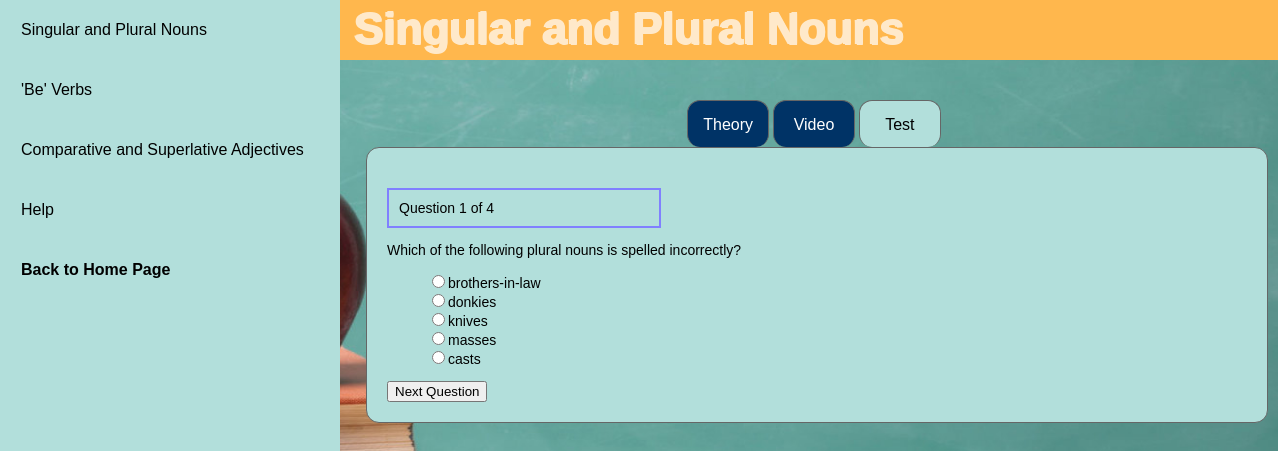
/VolumeOne/singular_plural_nouns_test.php?n=1, run on the app's committed database.
### tables this page shows
CREATE TABLE `questions` (
  `question_number` int(10) NOT NULL,
  `text` text NOT NULL,
  `category` varchar(60) NOT NULL
);

CREATE TABLE `choices` (
  `id` int(10) NOT NULL,
  `question_number` int(10) NOT NULL,
  `is_correct` tinyint(1) NOT NULL DEFAULT '0',
  `text` text NOT NULL
);

### VolumeOne/singular_plural_nouns_test.php (the view, shortened to what this page needs)
<?php include('server.php'); ?>
<?php
	$number = (int) $_GET['n'];
	$query = "SELECT * FROM questions WHERE category = 'singular_plural'";
	$results = $db->query($query) or die($db->error.__LINE__);
	$total = $results->num_rows;
	$query = "SELECT * FROM questions WHERE question_number = $number AND category = 'singular_plural'";
	$result = $db->query($query) or die($db->error.__LINE__);
	$question = $result->fetch_assoc();
	$query = "SELECT * FROM choices WHERE question_number = $number";
	$choices = $db->query($query) or die($db->error.__LINE__);
?>
<!DOCTYPE html>
<html>
	<link rel="stylesheet" href="https://cdnjs.cloudflare.com/ajax/libs/font-awesome/4.7.0/css/font-awesome.min.css">
	<link rel="stylesheet" type="text/css" href="style3.css" />
<body>
	<ul class="list">
		<li><a href="singular_plural_nouns.php">Singular and Plural Nouns</a></li>
		<li><a href="be_verbs.php">'Be' Verbs</a></li>
		<li><a href="adjectives.php">Comparative and Superlative Adjectives</a></li>
		<li><a href="help.php">Help</a></li>
		<li><strong><a href="index.php">Back to Home Page</a></strong></li>
	</ul>
	<header class="title">
			<div id="c1">
				<h1 style="opacity: 0.7;">Singular and Plural Nouns</h1>
			</div>
	</header>
	<div style="margin-left: 350px; padding: 60px 16px; height: 100%;">
			<div id="menu">
				<div id="menuContainer">
					<?php include_once("menu_template.php"); ?>
				</div>
				<div id="bodyContainer">
					<div id="bodyContentContainer">
						<div class="current">Question <?php echo $question['question_number']; ?> of <?php echo $total; ?></div>
						<p class="question">
							<?php echo $question['text']; ?>
						</p>
						<form method="post" action="nextQuestionProcess.php">
							<ul class="choices" style="list-style: none;">
								<?php while ($row = $choices->fetch_assoc()) : ?>
									<li><input type="radio" name="choice" value="<?php echo $row['id']; ?>"><?php echo $row['text']; ?></li>
								<?php endwhile; ?>
							</ul>
							<?php if ($number == $total) : ?>
								<input type="submit" name="submit" value="Submit">
							<?php else : ?>
								<input type="submit" name="submit" value="Next Question">
							<?php endif; ?>
						</form>
	  				</div>
	  			</div>
	  		</div>
	</div>
</body>
</html>

### VolumeOne/style3.css (style rules this page uses)
#menu { margin-top: 40px; font-family: Arial, Helvetica, sans-serif; font-size: 14px; }
#menuContainer { text-align: center; margin: auto; }
#bodyContainer { height: 100%; width: 900px; border: #666 1px solid; background-color: #B2DFDB; margin: auto; border-radius: 13px; }
#bodyContentContainer { padding: 20px; }

### VolumeOne/singular_plural_nouns_test.php (style rules this page uses)
body { margin: 0; padding: 0; background-image: url("../../VolumeOne/images/education.jpg"); background-repeat: no-repeat; background-attachment: fixed; background-size: 1455px 637px; }
.list { list-style-type: none; padding: 0; margin: 0; width: 340px; background: #B2DFDB; height: 100%; position: fixed; overflow: auto; }
.list li a { list-style-type: none; display: block; padding: 21px; font-family: Arial; text-decoration: none; color: black; }
header { margin-left: 340px; font-family: Arial; height: 60px; width: 100%; background: #FFB74D; line-height: 0px; color: white; font-size: 22px; position: fixed; padding-left: 15px; text-shadow: -2px 0 white, 0 1px white, 0 -1px white; }
.current { padding: 10px; border: #8080ff solid 2px; margin: 20px 5px 10px 0; width: 250px; }

### data on the page
questions: question_number "1", text "Which of the following plural nouns is spelled incorrectly?"
choices: text "brothers-in-law"
choices: text "donkies"
choices: text "knives"
choices: text "masses"
choices: text "casts"

### other printed values
$total "4"
